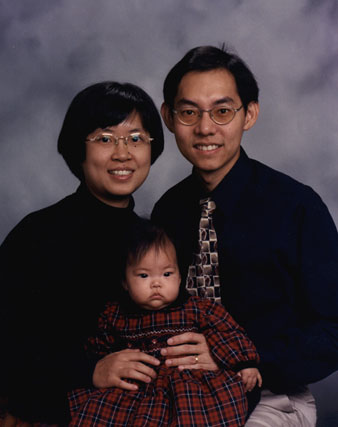
%> input picture family.jpg, 338 x 427 px
$ octave facedetect1.m   (GNU Octave 9; MATLAB toolbox functions it lacks are replaced by stand-ins)
%> lines starting %> are read from the running program, lines starting %| are printed output that depends on the picture
clear all
clc
close all hidden                      %Close all windows if opened
 % [5 lines of commented-out code are left out]
t = cputime;
 img=imread('family.jpg');          %Reading an image file
%> img is the input picture: size 427x338x3 uint8; mean R, G, B 62.3, 51.7, 57.2
[x y z]=size(img);                 %image size
%> x = 427; y = 338; z = 3
per=500/x;
%> per = 1.17
img=imresize(img,per);              %resizing image for better noise removal function
%> img: size 500x396x3 uint8
[x y z]=size(img) ;                %x y z get oerwrite
%> x = 500; y = 396
subplot(2,2,1)
imshow(img);
title('Original Image');

img=double(img);                    %Converting image in double format
%> img: size 500x396x3 double
                                %Calculating width,height and RGB components of the image

%RGB cimponent of image
R=img(:,:,1);
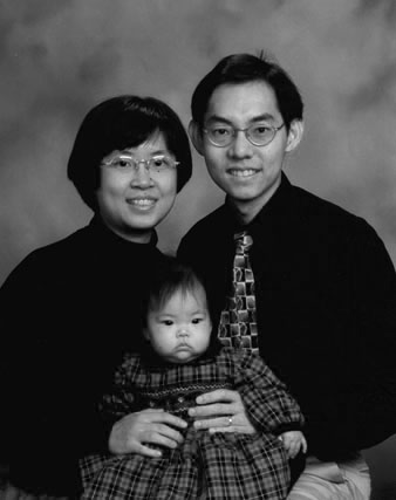
%> R: size 500x396 double; min 0, max 255, mean 62.3
G=img(:,:,2);
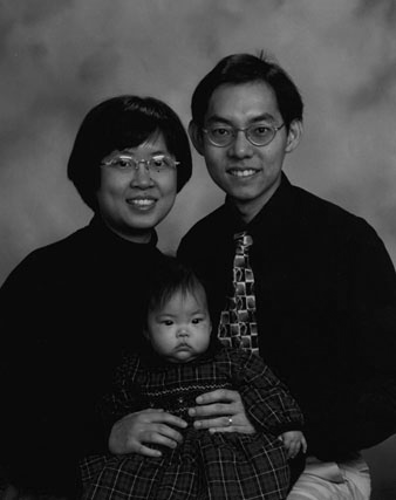
%> G: size 500x396 double; min 0, max 223, mean 51.7
B=img(:,:,3);
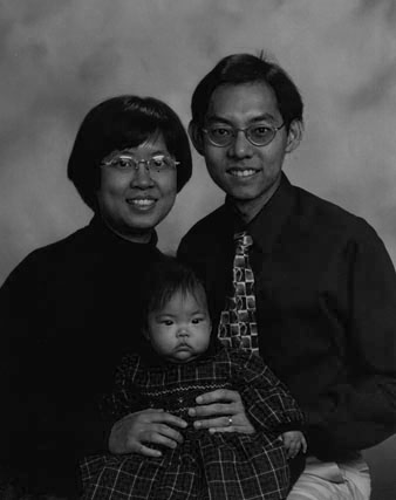
%> B: size 500x396 double; min 0, max 201, mean 57.2


%%%%%%%%%%%%%%%%%%%%LIGHTING COMPENSATION ALGO

%converting image to YCbCr fort
%> (the run ends here)

$ run again, with a (1).jpg copied over family.jpg
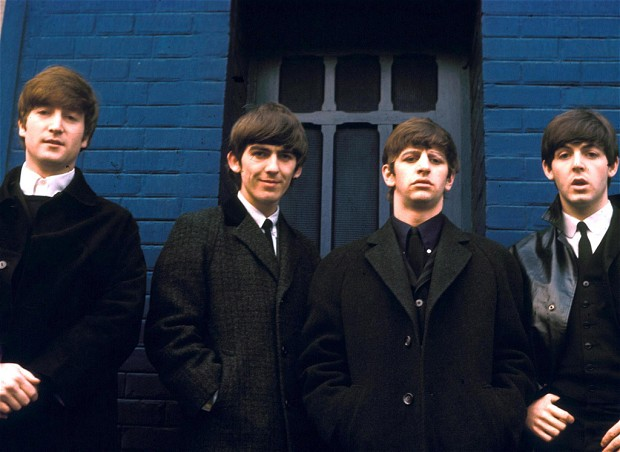
%> input picture a (1).jpg, 620 x 452 px
%> img is the input picture: size 452x620x3 uint8; mean R, G, B 37.2, 45.5, 59.9
%> `R=img(:,:,1);`:
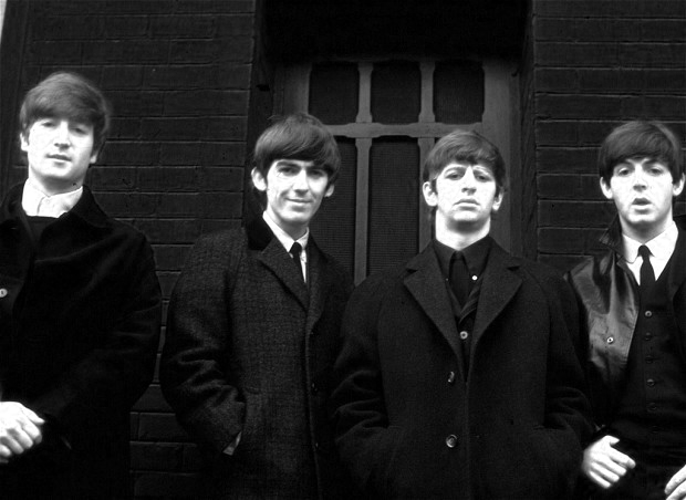
%> R: size 500x686 double; min 0, max 255, mean 37.2
%> `B=img(:,:,3);`:
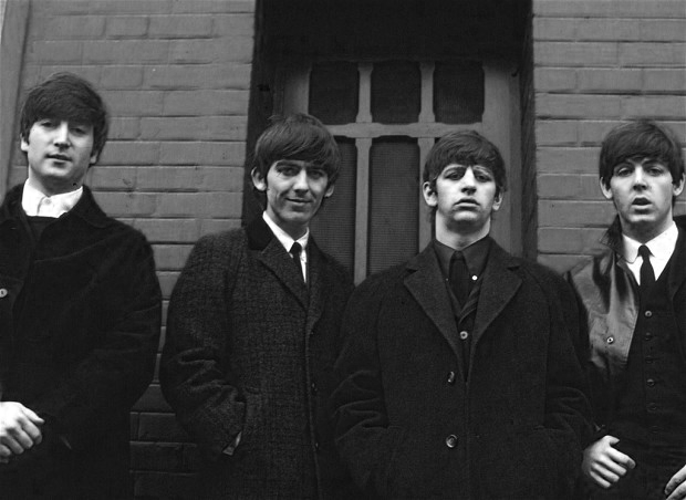
%> B: size 500x686 double; min 0, max 255, mean 59.9

$ run again, with a (3).jpg copied over family.jpg
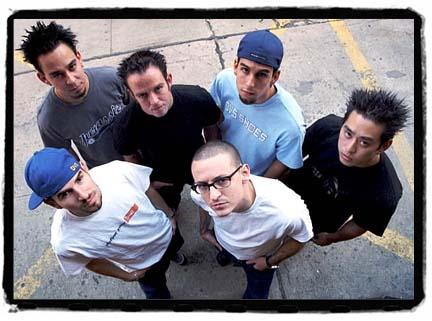
%> input picture a (3).jpg, 432 x 321 px
%> img is the input picture: size 321x432x3 uint8; mean R, G, B 123, 120.5, 128.5
%> `G=img(:,:,2);`:
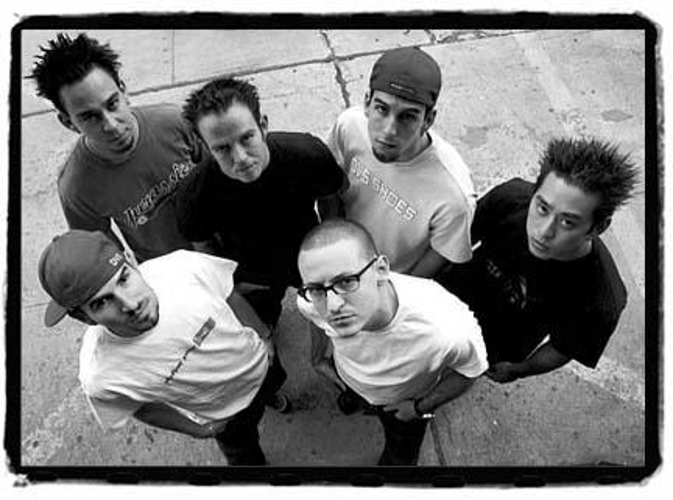
%> G: size 500x673 double; min 0, max 255, mean 120.5
%> `B=img(:,:,3);`:
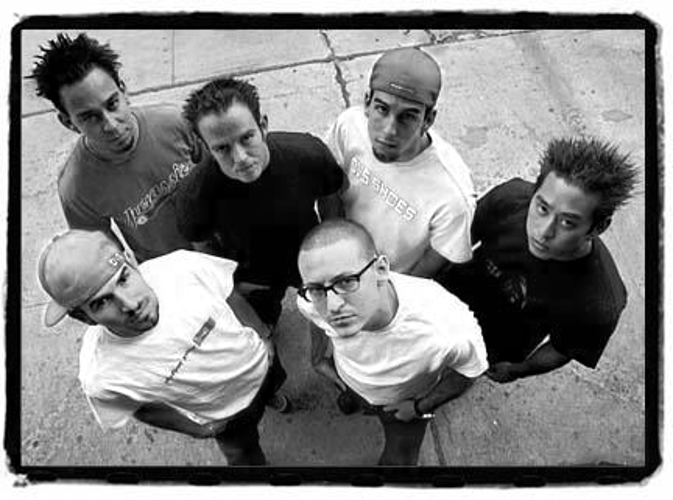
%> B: size 500x673 double; min 0, max 255, mean 128.5
